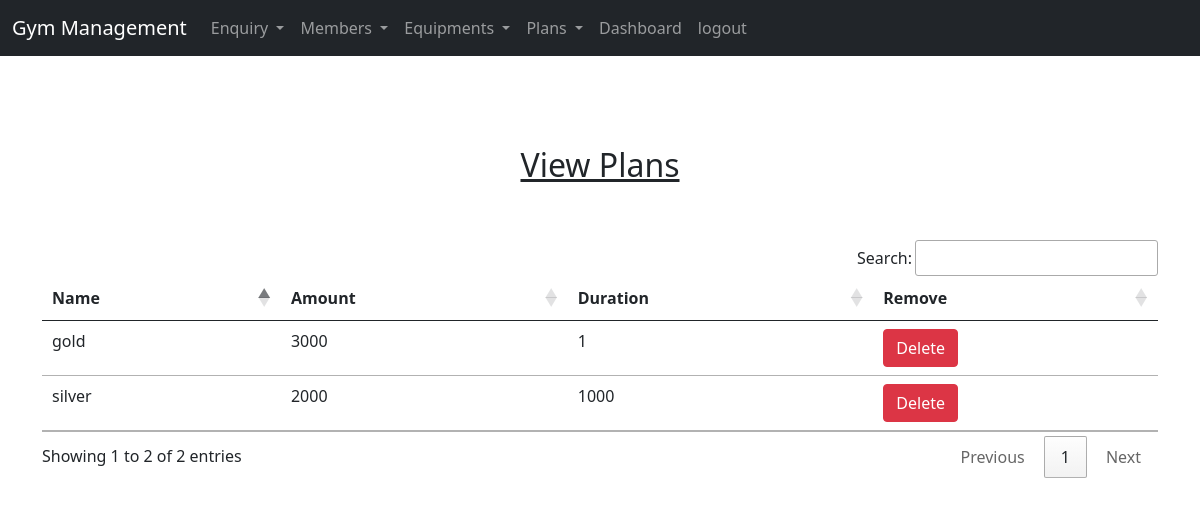
Screenshot of /applications/view_plan/ (signed in) with the database file from the repository.
### application/models.py (models this page shows, shortened)
class Plan(models.Model):
    Name=models.CharField(max_length=20)
    Amount=models.CharField(max_length=20)
    Duration=models.CharField(max_length=20)

### application/views.py (the view)
# urls.py: path('view_plan/',views.view_plan),
def view_plan(request):
    if not request.user.is_staff:
        return('login')
    pla=Plan.objects.all()
    data={'pla':pla}
    return render(request,'application/view_plan.html',data)

### templates/application/view_plan.html (shortened to what this page needs)
{% extends 'application/base.html' %}
{% block body %}
<div class="container" style="margin-top:90px;">
<h2 class="text-center font-weight-bold font-family-calibri text-decoration-underline ">View Plans</h2>
<br><br>
<table  id="example" class="table table-hover table-responsive  ">
<thead class="thead-dark">
<tr >
  <th>Name</th>
  <th>Amount</th>
  <th>Duration</th>
    <th>Remove</th>
</tr>
</thead>
<tbody>
{% for i in pla %}
<tr>
  <td>{{i.Name}}</td>
  <td>{{i.Amount}}</td>
  <td>{{i.Duration}}</td>
  <td ><a  class="btn btn-danger" href="/applications/delete_plan?pid={{i.id}}"
    onclick="return confirm('Are you Sure?')">Delete</a></td>
</tr>
{% endfor %}
</tbody>
</table>
</div>
{% endblock body %}

### rows the page displays
Plan: Name "gold", Amount "3000", Duration "1"
Plan: Name "silver", Amount "2000", Duration "1000"
